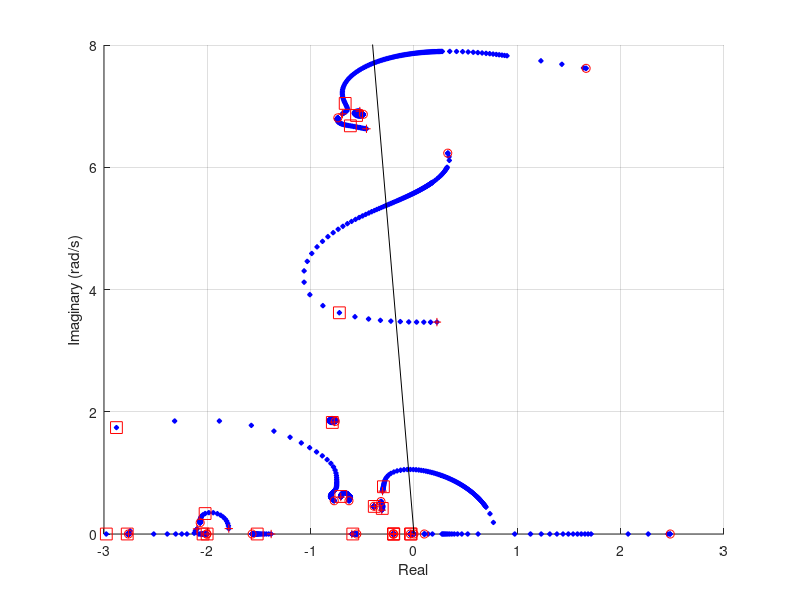

This figure's MATLAB source: (Note: this script raises an error after producing the figure.)
%% fig 10.46

clear all; close all; clc;
load('d2aphvdcss.mat');
load('dcpf1cont2.mat');

fig46_name = './dat/ch10_fig46.dat';

fig46 = figure;
ax461 = subplot(1,1,1,'parent',fig46);
hold(ax461,'on');
grid(ax461,'on');

sys_dcr = ss(a_mat,b_dcr(:,1),c_ang(3,:)-c_ang(9,:),d_angdcr(3,:)-d_angdcr(9,:));
rate = (2*pi*60)*tf([1 0],(2*pi*60)*[0.01 1]);
sys_wo = tf([0.1,0],[0.1,1]);
s_cr = ss(s_cr.a,s_cr.b,s_cr.c,s_cr.d);

sys_dcr_rc = sys_dcr*rate*s_cr;

K = [0:0.1:10,11:24,25,50,1e2,1e3,1e4,1e5,1e6];
eig_track = zeros(size(sys_dcr_rc.a,1),length(K));
for ii = 1:length(K)
    eig_track(:,ii) = ...
            eig(sys_dcr_rc.a + K(ii)*sys_dcr_rc.b*sys_dcr_rc.c);
    if ii < length(K)
        plot(ax461,real(eig_track(:,ii)),imag(eig_track(:,ii)),...
             'bd','markerFaceColor','b','markerSize',3.5);
    end
end

for ii = 1:size(eig_track,2)
    if (ii == length(K))
        plot(ax461,real(eig_track(:,ii)),imag(eig_track(:,ii)),...
             'ro');
    elseif (ii == 11)
        plot(ax461,real(eig_track(:,ii)),imag(eig_track(:,ii)),...
             'rs','markerSize',8.5);
    end
end

plot(ax461,real(eig_track(:,1)),imag(eig_track(:,1)),'r+','lineWidth',0.75);
plot(ax461,[-5,0],[5*tan(acos(0.05)),0],'k-');

axis(ax461,[-3,3,0,8]);
xlabel(ax461,'Real');
ylabel(ax461,'Imaginary (rad/s)');

rl_vec = reshape(eig_track,[1,numel(eig_track)]);

H46 = {'k','re','im'};
M46 = [1:length(rl_vec); real(rl_vec); imag(rl_vec)];

fid46 = fopen(fig46_name,'w');
fprintf(fid46,'%s,%s,%s\n',H46{:});  % must match number of columns
fprintf(fid46,'%6e,%6e,%6e\n',M46);  % must match number of columns
fclose(fid46);

% eof
